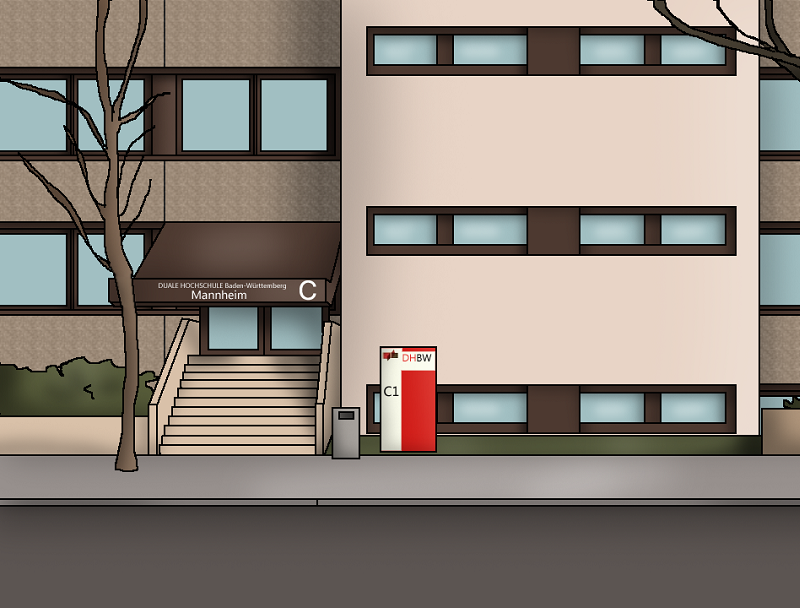

Tiled map render using the project's own tile images. Description and the map definition, with tile-layer contents summarised, below:
An orthogonal 25x19 tile map with 32x32 px tiles, 1 tile layer (Background), 4 tilesets and 19 objects.

<map version="1.0" orientation="orthogonal" renderorder="right-down" width="25" height="19" tilewidth="32" tileheight="32" nextobjectid="455">
 <tileset firstgid="1" name="objects" tilewidth="32" tileheight="32">
  <image source="../images/tiled_objects.png" width="128" height="288" />
  <tile id="0">
   <properties>
    <property name="Class" value="Player" />
   </properties>
  </tile>
  <tile id="1">
   <properties>
    <property name="Class" value="Warp" />
   </properties>
  </tile>
  <tile id="2">
   <properties>
    <property name="Class" value="InvisibleBlock" />
   </properties>
  </tile>
  <tile id="3">
   <properties>
    <property name="Class" value="PlatformSpike" />
   </properties>
  </tile>
  <tile id="4">
   <properties>
    <property name="Class" value="Spike" />
   </properties>
  </tile>
  <tile id="5">
   <properties>
    <property name="Class" value="Spike" />
    <property name="angle" value="90" />
   </properties>
  </tile>
  <tile id="6">
   <properties>
    <property name="Class" value="Spike" />
    <property name="angle" value="270" />
    <property name="flip" value="x" />
   </properties>
  </tile>
  <tile id="7">
   <properties>
    <property name="Class" value="Spike" />
    <property name="angle" value="180" />
    <property name="flip" value="x" />
   </properties>
  </tile>
  <tile id="8">
   <properties>
    <property name="Class" value="FallingSpike" />
    <property name="speed" value="900" />
   </properties>
  </tile>
  <tile id="9">
   <properties>
    <property name="Class" value="FallingSpike" />
    <property name="angle" value="90" />
    <property name="speed" value="900" />
   </properties>
  </tile>
  <tile id="10">
   <properties>
    <property name="Class" value="FallingSpike" />
    <property name="angle" value="270" />
    <property name="flip" value="x" />
    <property name="speed" value="900" />
   </properties>
  </tile>
  <tile id="11">
   <properties>
    <property name="Class" value="FallingSpike" />
    <property name="angle" value="180" />
    <property name="flip" value="x" />
    <property name="speed" value="900" />
   </properties>
  </tile>
  <tile id="12">
   <properties>
    <property name="Class" value="MovingSpike" />
    <property name="vx" value="300" />
   </properties>
  </tile>
  <tile id="16">
   <properties>
    <property name="Class" value="ShootingSpike" />
    <property name="direction" value="up" />
    <property name="firerate" value="2" />
    <property name="speed" value="100" />
   </properties>
  </tile>
  <tile id="17">
   <properties>
    <property name="Class" value="ShootingSpike" />
    <property name="angle" value="90" />
    <property name="direction" value="right" />
    <property name="firerate" value="2" />
    <property name="speed" value="100" />
   </properties>
  </tile>
  <tile id="18">
   <properties>
    <property name="Class" value="ShootingSpike" />
    <property name="angle" value="270" />
    <property name="direction" value="left" />
    <property name="firerate" value="2" />
    <property name="flip" value="x" />
    <property name="speed" value="100" />
   </properties>
  </tile>
  <tile id="19">
   <properties>
    <property name="Class" value="ShootingSpike" />
    <property name="angle" value="180" />
    <property name="direction" value="down" />
    <property name="firerate" value="2" />
    <property name="flip" value="x" />
    <property name="speed" value="100" />
   </properties>
  </tile>
  <tile id="24">
   <properties>
    <property name="Class" value="Spike" />
    <property name="scale" value="0.5" />
   </properties>
  </tile>
  <tile id="25">
   <properties>
    <property name="Class" value="Spike" />
    <property name="angle" value="90" />
    <property name="scale" value="0.5" />
   </properties>
  </tile>
  <tile id="26">
   <properties>
    <property name="Class" value="Spike" />
    <property name="angle" value="270" />
    <property name="flip" value="x" />
    <property name="scale" value="0.5" />
   </properties>
  </tile>
  <tile id="27">
   <properties>
    <property name="Class" value="Spike" />
    <property name="angle" value="180" />
    <property name="flip" value="x" />
    <property name="scale" value="0.5" />
   </properties>
  </tile>
  <tile id="28">
   <properties>
    <property name="Class" value="ClonePlayer" />
   </properties>
  </tile>
  <tile id="30">
   <properties>
    <property name="Class" value="BossFruit" />
   </properties>
  </tile>
  <tile id="31">
   <properties>
    <property name="Class" value="Exmatrikulator" />
   </properties>
  </tile>
  <tile id="32">
   <properties>
    <property name="Class" value="FakeWarp" />
    <property name="warpX" value="400" />
    <property name="warpY" value="450" />
   </properties>
  </tile>
  <tile id="33">
   <properties>
    <property name="Class" value="FakeFakeWarp" />
    <property name="fakeWarpX" value="400" />
    <property name="fakeWarpY" value="450" />
    <property name="warpX" value="300" />
    <property name="warpY" value="450" />
   </properties>
  </tile>
 </tileset>
 <tileset firstgid="37" name="collisions" tilewidth="32" tileheight="32">
  <image source="../images/tiled_collision.png" width="128" height="224" />
 </tileset>
 <tileset firstgid="65" name="fruit" tilewidth="21" tileheight="24">
  <image source="../images/tiled_fruit.png" width="63" height="24" />
  <tile id="0">
   <properties>
    <property name="Class" value="Fruit" />
   </properties>
  </tile>
  <tile id="1">
   <properties>
    <property name="Class" value="MovingFruit" />
    <property name="speedX" value="0" />
    <property name="speedY" value="0" />
   </properties>
  </tile>
 </tileset>
 <tileset firstgid="68" name="background" tilewidth="32" tileheight="32">
  <image source="../images/tiled_backgrounds.png" width="1600" height="2432" />
 </tileset>
 <layer name="Background" width="25" height="19">
  <properties>
   <property name="boundingBox" value="true" />
   <property name="type" value="0" />
  </properties>
  <data>[475 cells, 475 non-empty, 475 distinct tile ids]</data>
 </layer>
 <objectgroup name="Sprites">
  <object id="432" gid="1" x="96" y="576" />
  <object id="433" gid="32" x="592" y="512">
   <properties>
    <property name="Class" value="Exmatrikulator" />
   </properties>
  </object>
  <object id="434" gid="4" x="160" y="608" />
  <object id="435" gid="4" x="192" y="608" />
  <object id="436" gid="4" x="224" y="608" />
  <object id="437" gid="4" x="256" y="608" />
  <object id="438" gid="4" x="288" y="608" />
  <object id="439" gid="4" x="320" y="608" />
  <object id="440" gid="4" x="352" y="608" />
  <object id="441" gid="4" x="384" y="608" />
  <object id="442" gid="4" x="416" y="608" />
  <object id="443" gid="4" x="448" y="608" />
  <object id="444" gid="4" x="480" y="608" />
  <object id="445" gid="4" x="512" y="608" />
  <object id="446" gid="4" x="544" y="608" />
  <object id="447" gid="4" x="96" y="608" />
  <object id="448" gid="4" x="128" y="608" />
  <object id="450" gid="4" x="64" y="608" />
  <object id="451" gid="4" x="576" y="608" />
 </objectgroup>
</map>
